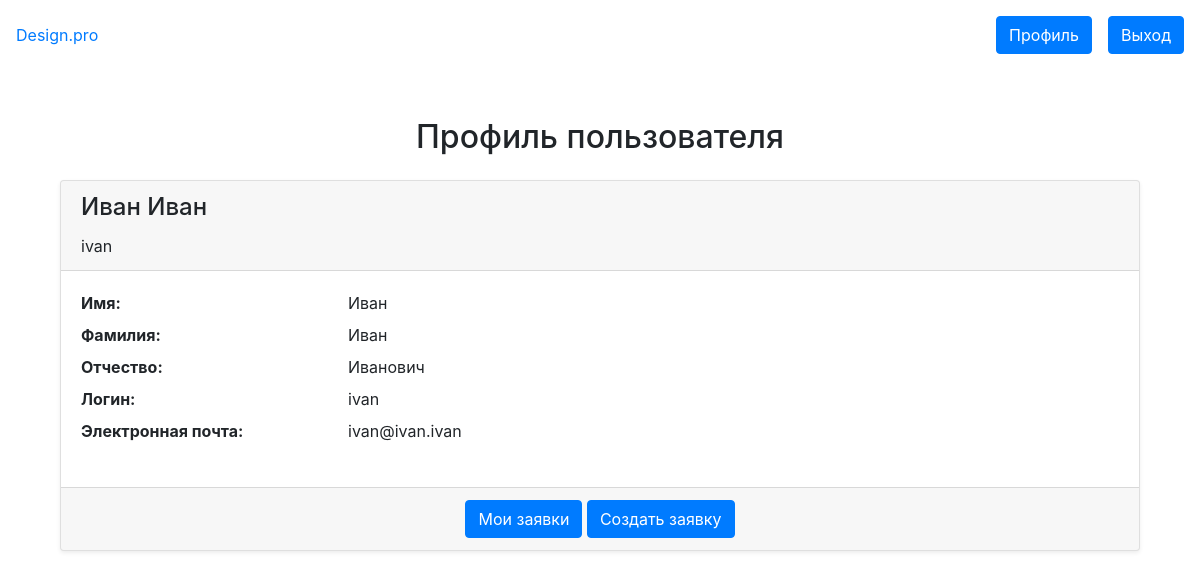
Screenshot of /interior/profile/2 with the database file from the repository.
### interior/models.py (models this page shows, shortened)
class User(AbstractUser):
    name = models.CharField(max_length=50, verbose_name='Имя')
    surname= models.CharField(max_length=50, verbose_name='Фамилия')
    patronymic = models.CharField(max_length=50, verbose_name='Отчество', blank=True, null=True)
    username = models.CharField(max_length=255, verbose_name='Логин', unique=True)
    email = models.EmailField(max_length=255, verbose_name='Почта')
    password = models.CharField(max_length=255, verbose_name='Пароль')
    USERNAME_FIELD = 'username'

### interior/views.py (the view)
# urls.py: path('profile/<int:pk>', views.Profile.as_view(), name='profile'),
class Profile(generic.DetailView):
    model = User
    template_name = 'interior/profile.html'
    def get_context_data(self, **kwargs):
        context = super().get_context_data(**kwargs)
        user_requests_count = Request.objects.filter(user=self.object).count()
        context['user_requests_count'] = user_requests_count
        return context

### interior/templates/interior/profile.html
{% extends 'base.html' %}
{% block content %}
<div class="container mt-5">
    <h2 class="mb-4 text-center">Профиль пользователя</h2>
    <div class="card shadow-sm">
        <div class="card-header">
            <h4 class="card-title">{{ user.name }} {{ user.surname }}</h4>
            <p class="card-text">{{ user.username }}</p>
        </div>
        <div class="card-body">
            <dl class="row">
                <dt class="col-sm-3">Имя:</dt>
                <dd class="col-sm-9">{{ user.name }}</dd>
                <dt class="col-sm-3">Фамилия:</dt>
                <dd class="col-sm-9">{{ user.surname }}</dd>
                <dt class="col-sm-3">Отчество:</dt>
                <dd class="col-sm-9">{{ user.patronymic|default:"Не указано" }}</dd>
                <dt class="col-sm-3">Логин:</dt>
                <dd class="col-sm-9">{{ user.username }}</dd>
                <dt class="col-sm-3">Электронная почта:</dt>
                <dd class="col-sm-9">{{ user.email }}</dd>
            </dl>
        </div>
        <div class="card-footer text-center">
            <a href="{% url 'profile-requests' user.id %}" class="btn btn-primary">Мои заявки</a>
            {% if user_requests_count <= 3 %}
                <a href="{% url 'request-create' %}" class="btn btn-primary">Создать заявку</a>
            {% endif %}
        </div>
    </div>
</div>
{% endblock %}

### rows the page displays
User: name "Иван", surname "Иван", username "ivan", patronymic "Иванович", email "ivan@ivan.ivan"
